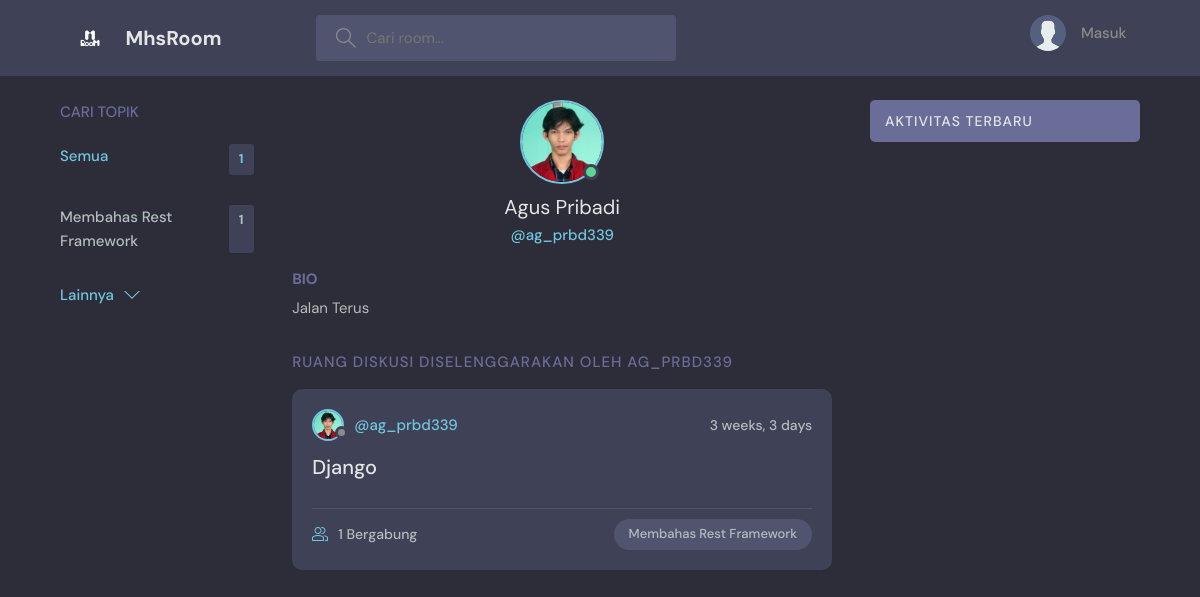
The page /profile/1 on the database as committed earlier.
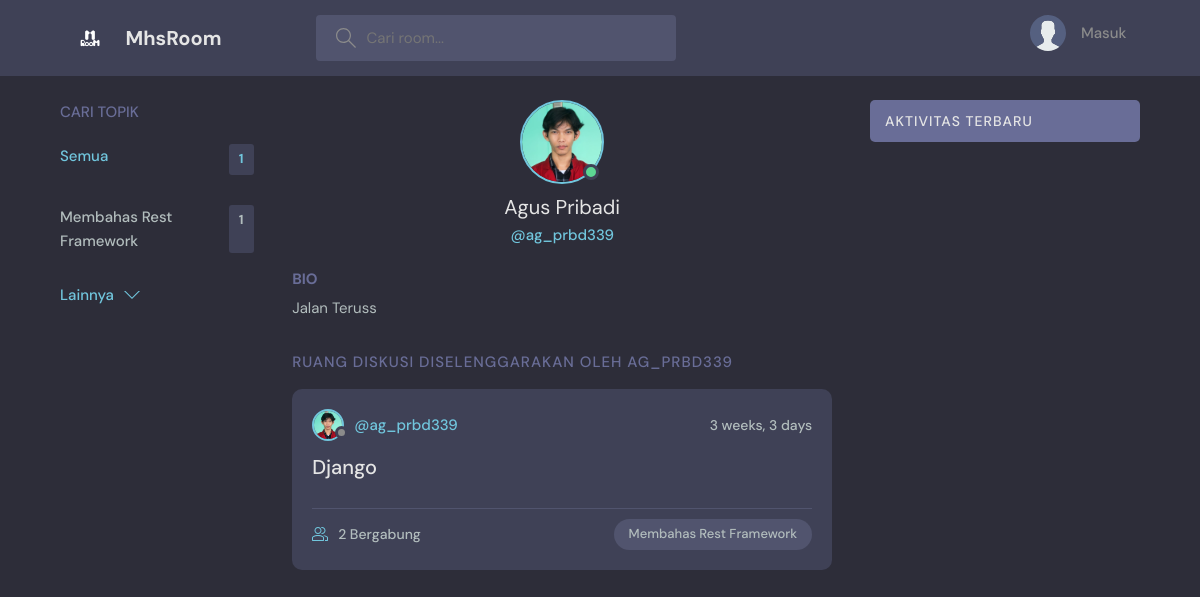
The same page on the database as committed later.
### base/models.py (models this page shows, shortened)
class Topic(models.Model):
    name = models.CharField(max_length=200)

class User(AbstractUser):
    name = models.CharField(max_length=200, null=True)
    email = models.EmailField(unique=True, null=True)
    bio = models.TextField(null=True)
    avatar = models.ImageField(null=True, default="avatar.svg")
    USERNAME_FIELD = 'email'
    REQUIRED_FIELDS = []

class Room(models.Model):
    host = models.ForeignKey(User, on_delete=models.SET_NULL, null=True)
    topic = models.ForeignKey(Topic, on_delete=models.SET_NULL, null=True)
    name = models.CharField(max_length=200)
    description = models.TextField(null=True, blank=True)
    participants = models.ManyToManyField(User, related_name='participants', blank=True)
    updated = models.DateTimeField(auto_now=True)
    created = models.DateTimeField(auto_now_add=True)
    class Meta:
        ordering = ['-updated', '-created']

### base/views.py (the view)
# urls.py: path('profile/<str:pk>', views.userProfile, name="user-profile"),
def userProfile(request, pk):
    user = User.objects.get(id=pk)
    rooms = user.room_set.all()
    room_messages = user.message_set.all()
    topics = Topic.objects.all()
    context = {'user': user, 'rooms': rooms, 'room_messages': room_messages, 'topics': topics}
    return render(request, 'base/profile.html', context)

### base/templates/base/profile.html (shortened to what this page needs)
{% extends 'main.html' %}
{% block content %}
  <main class="profile-page layout layout--3">
    <div class="container">
      {% include 'base/topics_component.html' %}
      <div class="roomList">
        <div class="profile">
          <div class="profile__avatar">
            <div class="avatar avatar--large active">
              <img src="{{ user.avatar.url }}" />
            </div>
          </div>
          <div class="profile__info">
            <h3>{{ user.name }}</h3>
            <p>@{{ user.username }}</p>
          </div>
          <div class="profile__about">
            <h3>Bio</h3>
            <p>{{ user.bio }}</p>
          </div>
        </div>
        <div class="roomList__header">
          <div>
            <h2>Ruang Diskusi diselenggarakan oleh {{ user.username }}</a>
            </h2>
          </div>
        </div>
        {% include 'base/feed_component.html' %}
      </div>
      {% include 'base/activity_component.html' %}
    </div>
  </main>
{% endblock content %}

### templates/main.html (shortened to what this page needs)
<!DOCTYPE html>
{% load static %}
<html lang="en">
    <head>
        <link rel="stylesheet" href="{% static 'styles/style.css' %}" />
    </head>
    <body>
        {% include 'navbar.html' %}  {% block content %} {% endblock %}
    </body>
</html>

### templates/navbar.html (shortened to what this page needs)
{% load static %}
<header class="header header--loggedIn">
    <div class="container">
        <a href="{% url 'home' %}" class="header__logo">
            <img src="{% static 'images/MhsRoom-logo.png' %}" />
            <h1>MhsRoom</h1>
        </a>
        <form class="header__search" method="GET" action="{% url 'home' %}">
            <label>
                <input name="q" placeholder="Cari room..." />
            </label>
        </form>
        <nav class="header__menu">
            {% if request.user.is_authenticated %}
            <div class="header__user">
                <a href="{% url 'user-profile' user.id %}">
                    <div class="avatar avatar--medium active">
                        <img src="{{ request.user.avatar.url }}" />
                    </div>
                    <p>{{ request.user.name }} <span> @{{ request.user.username }}</span></p>
                </a>
                <button class="dropdown-button">
                    <svg version="1.1" xmlns="http://www.w3.org/2000/svg" width="32" height="32" viewBox="0 0 32 32">
                        <title>chevron-down</title>
                        <path d="M16 21l-13-13h-3l16 16 16-16h-3l-13 13z"></path>
                    </svg>
                </button>
            </div>
            {% else %}
            <a href="{% url 'login' %}">
                <img src="{% static 'images/avatar.svg' %}" />
                <p>Masuk</p>
            </a>
            {% endif %}
        </nav>
    </div>
</header>

### base/templates/base/topics_component.html
<div class="topics">
  <div class="topics__header">
    <h2>Cari Topik</h2>
  </div>
  <ul class="topics__list">
    <li>
      <a href="{% url 'home' %}" class="active">Semua <span>{{ topics.count }}</span></a>
    </li>
    {% for topic in topics %}
    <li>
      <a href="{% url 'home' %}?q={{ topic.name }}">{{ topic.name }}<span>{{ topic.room_set.all.count }}</span></a>
    </li>
    {% endfor %}
  </ul>
  <a class="btn btn--link" href="{% url 'topics' %}">
    Lainnya
    <svg version="1.1" xmlns="http://www.w3.org/2000/svg" width="32" height="32" viewBox="0 0 32 32">
      <title>chevron-down</title>
      <path d="M16 21l-13-13h-3l16 16 16-16h-3l-13 13z"></path>
    </svg>
  </a>
</div>

### base/templates/base/feed_component.html (shortened to what this page needs)
{% for room in rooms %}
<div class="roomListRoom">
  <div class="roomListRoom__header">
    <a href="{% url 'user-profile' room.host.id %}" class="roomListRoom__author">
      <div class="avatar avatar--small">
        <img src="{{ room.host.avatar.url }}" />
      </div>
      <span>@{{ room.host.username }}</span>
    </a>
    <div class="roomListRoom__actions">
      <span>{{ room.created|timesince }}</span>
    </div>
  </div>
  <div class="roomListRoom__content">
    <a href="{% url 'room' room.id%}">{{ room.name }}</a>
  </div>
  <div class="roomListRoom__meta">
    <a href="{% url 'room' room.id %}" class="roomListRoom__joined">
      {{ room.participants.all.count }} Bergabung
    </a>
    <p class="roomListRoom__topic">{{ room.topic.name }}</p>
  </div>
</div>
{% endfor %}

### base/templates/base/activity_component.html (shortened to what this page needs)
<div class="activities">
  <div class="activities__header">
    <h2>Aktivitas Terbaru</h2>
  </div>
</div>

Rows that differ between the two databases and show on the page:
changed User "Agus Pribadi": bio "Jalan Terus" → "Jalan Teruss"
computed for Room "Django": participants.all.count "1" → "2"
